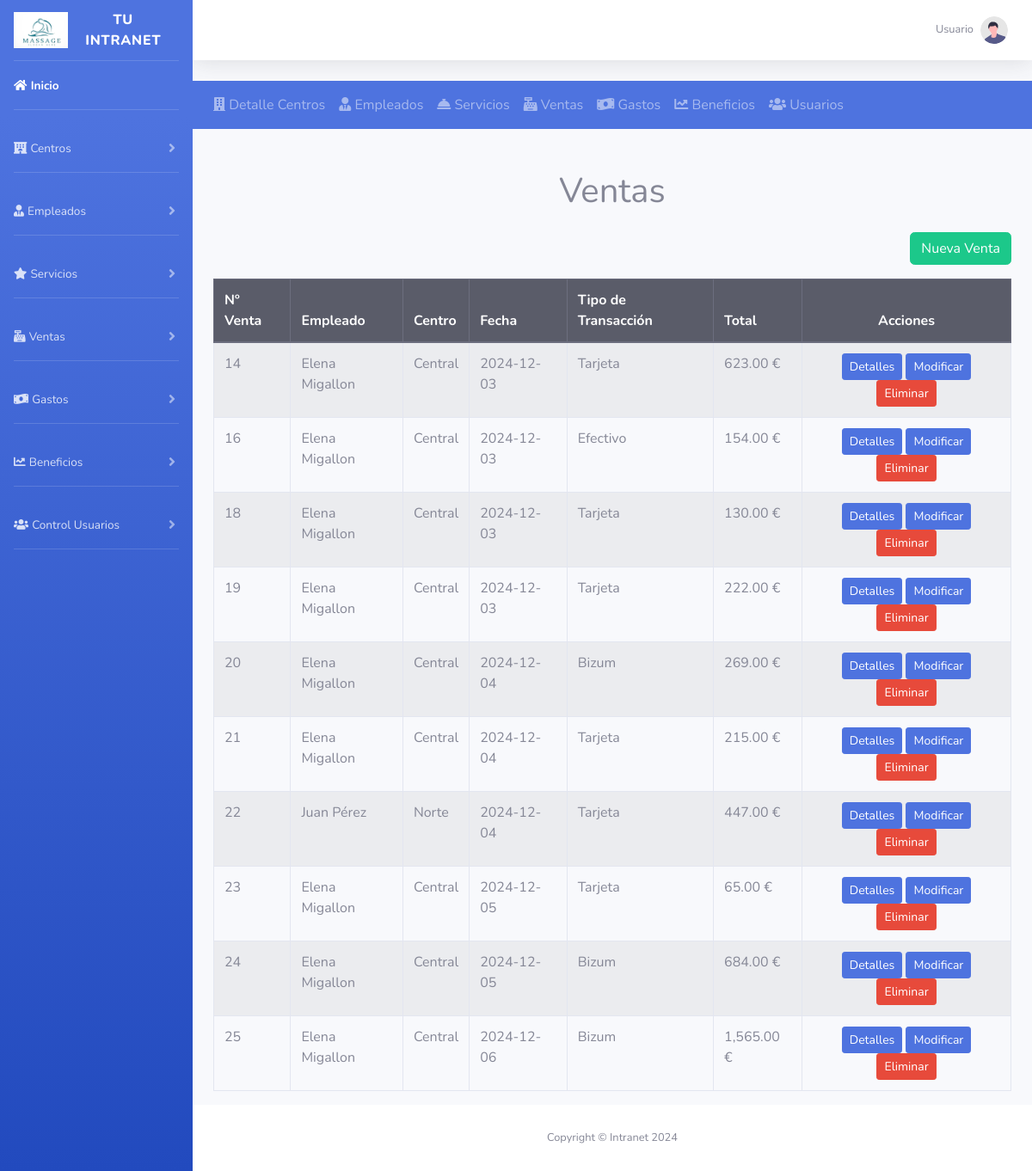
Screenshot of /index_ventas.php (signed in) with the database file from the repository.
### tables this page shows
CREATE TABLE `ventas` (
  `id` int NOT NULL AUTO_INCREMENT,
  `id_trabajador` int NOT NULL,
  `id_centro` int NOT NULL,
  `numero` int NOT NULL,
  `fecha` date NOT NULL,
  `tipo_transaccion` enum('Tarjeta','Efectivo','Bizum') NOT NULL,
  `importe_total` decimal(10,2) NOT NULL,
  PRIMARY KEY (`id`),
  UNIQUE KEY `numero_UNIQUE` (`numero`),
  KEY `IDX_808D9EA9B48B80` (`id_centro`),
  KEY `IDX_808D9EB0EBB40B` (`id_trabajador`),
  CONSTRAINT `FK_808D9EA9B48B80` FOREIGN KEY (`id_centro`) REFERENCES `centros` (`id`),
  CONSTRAINT `FK_808D9EB0EBB40B` FOREIGN KEY (`id_trabajador`) REFERENCES `trabajadores` (`id`)
);

CREATE TABLE `trabajadores` (
  `id` int NOT NULL AUTO_INCREMENT,
  `nombre` varchar(150) NOT NULL,
  `apellidos` varchar(255) DEFAULT NULL,
  `e_mail` varchar(255) NOT NULL,
  `telefono` varchar(9) DEFAULT NULL,
  `salario` decimal(10,2) DEFAULT NULL,
  `id_centro` int NOT NULL,
  PRIMARY KEY (`id`),
  UNIQUE KEY `e_mail_UNIQUE` (`e_mail`),
  KEY `IDX_CF4C0B49A9B48B80` (`id_centro`),
  CONSTRAINT `FK_CF4C0B49A9B48B80` FOREIGN KEY (`id_centro`) REFERENCES `centros` (`id`)
);

CREATE TABLE `centros` (
  `id` int NOT NULL AUTO_INCREMENT,
  `nombre` varchar(150) NOT NULL,
  `direccion` varchar(255) NOT NULL,
  `telefono` varchar(9) DEFAULT NULL,
  PRIMARY KEY (`id`)
);

### app/controladores/VentasControlador.php (called while the page is built, shortened)
<?php
class VentasControlador
{
    private $ventaModelo;
    public function __construct()
    {
        $this->ventaModelo = new VentasModelo(Conexion::obtenerConexion());
    }
    public function index()
    {
        $ventas = $this->ventaModelo->obtenerVentas();
        require_once __DIR__ . '/../vistas/ventas/mostrar_ventas.php';
    }
}

### app/config/conexion.php (called while the page is built, shortened)
<?php
class Conexion{
public static function obtenerConexion()
{
    require __DIR__ . '/config.php';
    try {
        $dbConexion = new \PDO(
            "mysql:host=$host;dbname=$dbname;charset=utf8",
            $user,
            $password,
            [
                \PDO::ATTR_ERRMODE => \PDO::ERRMODE_EXCEPTION,
                \PDO::ATTR_DEFAULT_FETCH_MODE => \PDO::FETCH_ASSOC,
                \PDO::ATTR_EMULATE_PREPARES => false,
            ]
        );
        return $dbConexion;
    } catch (\PDOException $e) {
        error_log("Error de conexión: Línea" . $e->getLine() . " - Mensaje: " . $e->getMessage());
        die("Error al conectar a la base de datos");
    }
}
}

### app/modelos/VentasModelo.php (called while the page is built, shortened)
<?php
class VentasModelo
{
    private $db;
    public function __construct()
    {
        $this->db = Conexion::obtenerConexion();
    }
    public function obtenerVentas()
    {
        try {
            $sql = "
                SELECT
                    v.id,
                    v.numero,
                    v.fecha,
                    v.tipo_transaccion,
                    v.importe_total,
                    t.nombre AS trabajador_nombre,
                    t.apellidos AS trabajador_apellidos,
                    c.nombre AS centro_nombre
                FROM ventas v
                INNER JOIN trabajadores t ON v.id_trabajador = t.id
                INNER JOIN centros c ON v.id_centro = c.id
                ORDER BY v.numero
            ";
            $stmt = $this->db->prepare($sql);
            $stmt->execute();
            return $stmt->fetchAll(\PDO::FETCH_ASSOC);
        } catch (\PDOException $e) {
            error_log("Error al obtener las ventas: " . $e->getMessage());
            return [];
        }
    }
}

### app/vistas/ventas/mostrar_ventas.php (the view, shortened to what this page needs)
<?php
include __DIR__ . '/../../../plantillas/cabecera.php';
include __DIR__ . '/../../../plantillas/barra_navegacion.php';
?>
<div class="container mt-5">
    <h1 class="text-center mb-4">Ventas</h1>
    <div class="text-right mb-3">
        <a href="/public/index_ventas.php?accion=crear" class="btn btn-success">Nueva Venta</a>
    </div>
    <?php if (!empty($ventas)) : ?>
        <table class="table table-striped table-bordered">
            <thead class="thead-dark">
                <tr>
                    <th>Nº Venta</th>
                    <th>Empleado</th>
                    <th>Centro</th>
                    <th>Fecha</th>
                    <th>Tipo de Transacción</th>
                    <th>Total</th>
                    <th class="text-center">Acciones</th>
                </tr>
            </thead>
            <tbody>
                <?php foreach ($ventas as $venta): ?>
                    <tr>
                        <td><?= htmlspecialchars($venta['numero']) ?></td>
                        <td><?= htmlspecialchars($venta['trabajador_nombre'] . ' ' . $venta['trabajador_apellidos']) ?></td>
                        <td><?= htmlspecialchars($venta['centro_nombre']) ?></td>
                        <td><?= htmlspecialchars($venta['fecha']) ?></td>
                        <td><?= htmlspecialchars($venta['tipo_transaccion']) ?></td>
                        <td><?= htmlspecialchars(number_format($venta['importe_total'] ?? 0, 2)) ?> €</td>
                        <td class="text-center">
                            <a href="/public/index_ventas.php?accion=detalles&id=<?= htmlspecialchars($venta['id']) ?>" class="btn btn-primary btn-sm">Detalles</a>
                            <a href="/public/index_ventas.php?accion=editar&id=<?= htmlspecialchars($venta['id']) ?>" class="btn btn-primary btn-sm">Modificar</a>
                            <form method="POST" action="/public/index_ventas.php" style="display:inline;">
                                <button type="submit" class="btn btn-danger btn-sm" onclick="return confirmarEliminacion()">Eliminar</button>
                            </form>
                        </td>
                    </tr>
                <?php endforeach; ?>
            </tbody>
        </table>
    <?php else : ?>
        <p class="text-center">No hay ventas registradas.</p>
    <?php endif; ?>
</div>
<?php
include __DIR__ . '/../../../plantillas/pie.php';
?>

### rows the page displays
ventas: numero "14", id_trabajador.apellidos "Elena Migallon", id_centro.nombre "Central", fecha "2024-12-03", tipo_transaccion "Tarjeta", importe_total "623.00"
ventas: numero "16", id_trabajador.apellidos "Elena Migallon", id_centro.nombre "Central", fecha "2024-12-03", tipo_transaccion "Efectivo", importe_total "154.00"
ventas: numero "18", id_trabajador.apellidos "Elena Migallon", id_centro.nombre "Central", fecha "2024-12-03", tipo_transaccion "Tarjeta", importe_total "130.00"
ventas: numero "19", id_trabajador.apellidos "Elena Migallon", id_centro.nombre "Central", fecha "2024-12-03", tipo_transaccion "Tarjeta", importe_total "222.00"
ventas: numero "20", id_trabajador.apellidos "Elena Migallon", id_centro.nombre "Central", fecha "2024-12-04", tipo_transaccion "Bizum", importe_total "269.00"
ventas: numero "21", id_trabajador.apellidos "Elena Migallon", id_centro.nombre "Central", fecha "2024-12-04", tipo_transaccion "Tarjeta", importe_total "215.00"
ventas: numero "22", id_trabajador.apellidos "Juan Pérez", id_centro.nombre "Norte", fecha "2024-12-04", tipo_transaccion "Tarjeta", importe_total "447.00"
ventas: numero "23", id_trabajador.apellidos "Elena Migallon", id_centro.nombre "Central", fecha "2024-12-05", tipo_transaccion "Tarjeta", importe_total "65.00"
ventas: numero "24", id_trabajador.apellidos "Elena Migallon", id_centro.nombre "Central", fecha "2024-12-05", tipo_transaccion "Bizum", importe_total "684.00"
ventas: numero "25", id_trabajador.apellidos "Elena Migallon", id_centro.nombre "Central", fecha "2024-12-06", tipo_transaccion "Bizum", importe_total "1,565.00"
